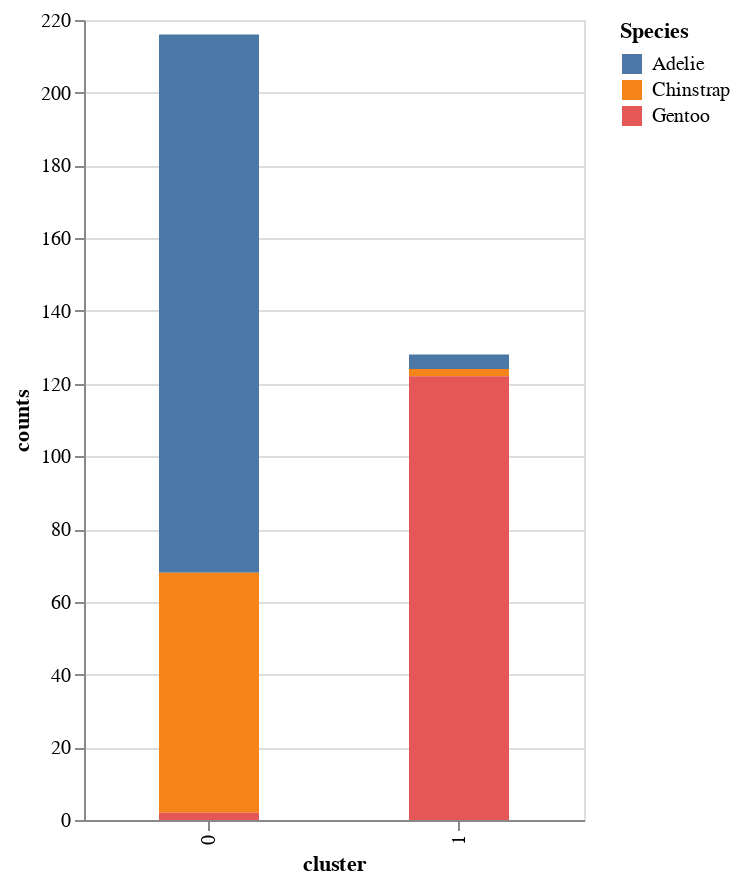

Notebook code for this chart:
### Code cell
plot5 = pred5.groupby(["species", "cluster"]).size().reset_index(name="counts")
alt.Chart(plot5).mark_bar(size=50).encode(
    x="cluster:O",
    y="counts:Q",
    color=alt.Color("species", title="Species"),
    tooltip=["cluster", "counts", "species"],
).properties(height=400,width=250)

### Figure 1 — Vega-Lite specification as saved in the notebook (floating-point values rounded to 4 significant figures)
{"config": {"view": {"continuousWidth": 400, "continuousHeight": 300}}, "data": {"name": "data-afa0ca604fc754964dc4ffcc624ef57b"}, "mark": {"type": "bar", "size": 50}, "encoding": {"color": {"field": "species", "title": "Species", "type": "nominal"}, "tooltip": [{"field": "cluster", "type": "quantitative"}, {"field": "counts", "type": "quantitative"}, {"field": "species", "type": "nominal"}], "x": {"field": "cluster", "type": "ordinal"}, "y": {"field": "counts", "type": "quantitative"}}, "height": 400, "width": 250, "$schema": "https://vega.github.io/schema/vega-lite/v4.17.0.json", "datasets": {"data-afa0ca604fc754964dc4ffcc624ef57b": [{"species": "Adelie", "cluster": 0, "counts": 148}, {"species": "Adelie", "cluster": 1, "counts": 4}, {"species": "Chinstrap", "cluster": 0, "counts": 66}, {"species": "Chinstrap", "cluster": 1, "counts": 2}, {"species": "Gentoo", "cluster": 0, "counts": 2}, {"species": "Gentoo", "cluster": 1, "counts": 122}]}}
